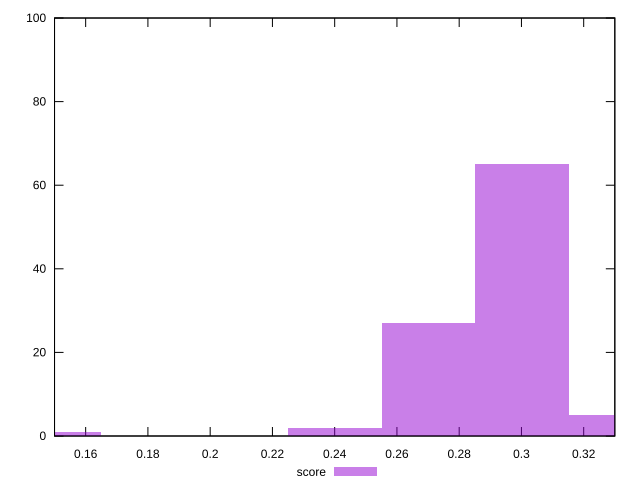

Write gnuplot code to recreate this figure.
reset

$score <<EOF
0.3001569166179892 65
0.3301726082797881 5
0.2701412249561903 27
0.24012553329439137 2
0.1500784583089946 1
EOF

set key outside below
set boxwidth 0.030015691661798922
set xrange [0.15:0.33]
set yrange [0:100]
set trange [0:100]
set style fill transparent solid 0.5 noborder
set terminal svg size 640, 490 enhanced background rgb 'white'
set output "reports/report_00033_2021-03-01T14-23-16.841Z/max-potential-fid/samples/astro-cached/score/histogram.svg"

plot $score title "score" with boxes

reset
